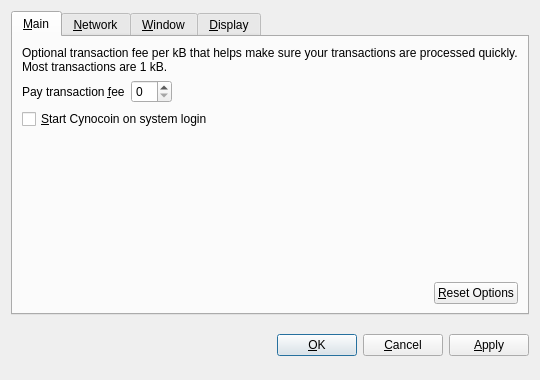
<?xml version="1.0" encoding="UTF-8"?>
<ui version="4.0">
 <class>OptionsDialog</class>
 <widget class="QDialog" name="OptionsDialog">
  <property name="geometry">
   <rect>
    <x>0</x>
    <y>0</y>
    <width>540</width>
    <height>380</height>
   </rect>
  </property>
  <property name="windowTitle">
   <string>Options</string>
  </property>
  <property name="modal">
   <bool>true</bool>
  </property>
  <layout class="QVBoxLayout" name="verticalLayout">
   <item>
    <widget class="QTabWidget" name="tabWidget">
     <property name="tabPosition">
      <enum>QTabWidget::North</enum>
     </property>
     <property name="currentIndex">
      <number>0</number>
     </property>
     <widget class="QWidget" name="tabMain">
      <attribute name="title">
       <string>&amp;Main</string>
      </attribute>
      <layout class="QVBoxLayout" name="verticalLayout_Main">
       <item>
        <widget class="QLabel" name="transactionFeeInfoLabel">
         <property name="text">
          <string>Optional transaction fee per kB that helps make sure your transactions are processed quickly. Most transactions are 1 kB.</string>
         </property>
         <property name="textFormat">
          <enum>Qt::PlainText</enum>
         </property>
         <property name="wordWrap">
          <bool>true</bool>
         </property>
        </widget>
       </item>
       <item>
        <layout class="QHBoxLayout" name="horizontalLayout_1_Main">
         <item>
          <widget class="QLabel" name="transactionFeeLabel">
           <property name="text">
            <string>Pay transaction &amp;fee</string>
           </property>
           <property name="textFormat">
            <enum>Qt::PlainText</enum>
           </property>
           <property name="buddy">
            <cstring>transactionFee</cstring>
           </property>
          </widget>
         </item>
         <item>
          <widget class="BitcoinAmountField" name="transactionFee"/>
         </item>
         <item>
          <spacer name="horizontalSpacer_1_Main">
           <property name="orientation">
            <enum>Qt::Horizontal</enum>
           </property>
           <property name="sizeHint" stdset="0">
            <size>
             <width>40</width>
             <height>20</height>
            </size>
           </property>
          </spacer>
         </item>
        </layout>
       </item>
       <item>
        <widget class="QCheckBox" name="bitcoinAtStartup">
         <property name="toolTip">
          <string>Automatically start Cynocoin after logging in to the system.</string>
         </property>
         <property name="text">
          <string>&amp;Start Cynocoin on system login</string>
         </property>
        </widget>
       </item>
       <item>
        <spacer name="verticalSpacer_Main">
         <property name="orientation">
          <enum>Qt::Vertical</enum>
         </property>
         <property name="sizeHint" stdset="0">
          <size>
           <width>20</width>
           <height>40</height>
          </size>
         </property>
        </spacer>
       </item>
       <item>
        <layout class="QHBoxLayout" name="horizontalLayout_2_Main">
         <item>
          <spacer name="horizontalSpacer_2_Main">
           <property name="orientation">
            <enum>Qt::Horizontal</enum>
           </property>
           <property name="sizeHint" stdset="0">
            <size>
             <width>40</width>
             <height>20</height>
            </size>
           </property>
          </spacer>
         </item>
         <item>
          <widget class="QPushButton" name="resetButton">
           <property name="toolTip">
            <string>Reset all client options to default.</string>
           </property>
           <property name="text">
            <string>&amp;Reset Options</string>
           </property>
           <property name="autoDefault">
            <bool>false</bool>
           </property>
          </widget>
         </item>
        </layout>
       </item>
      </layout>
     </widget>
     <widget class="QWidget" name="tabNetwork">
      <attribute name="title">
       <string>&amp;Network</string>
      </attribute>
      <layout class="QVBoxLayout" name="verticalLayout_Network">
       <item>
        <widget class="QCheckBox" name="mapPortUpnp">
         <property name="toolTip">
          <string>Automatically open the Cynocoin client port on the router. This only works when your router supports UPnP and it is enabled.</string>
         </property>
         <property name="text">
          <string>Map port using &amp;UPnP</string>
         </property>
        </widget>
       </item>
       <item>
        <widget class="QCheckBox" name="connectSocks">
         <property name="toolTip">
          <string>Connect to the Cynocoin network through a SOCKS proxy (e.g. when connecting through Tor).</string>
         </property>
         <property name="text">
          <string>&amp;Connect through SOCKS proxy:</string>
         </property>
        </widget>
       </item>
       <item>
        <layout class="QHBoxLayout" name="horizontalLayout_Network">
         <item>
          <widget class="QLabel" name="proxyIpLabel">
           <property name="text">
            <string>Proxy &amp;IP:</string>
           </property>
           <property name="textFormat">
            <enum>Qt::PlainText</enum>
           </property>
           <property name="buddy">
            <cstring>proxyIp</cstring>
           </property>
          </widget>
         </item>
         <item>
          <widget class="QValidatedLineEdit" name="proxyIp">
           <property name="maximumSize">
            <size>
             <width>140</width>
             <height>16777215</height>
            </size>
           </property>
           <property name="toolTip">
            <string>IP address of the proxy (e.g. 127.0.0.1)</string>
           </property>
          </widget>
         </item>
         <item>
          <widget class="QLabel" name="proxyPortLabel">
           <property name="text">
            <string>&amp;Port:</string>
           </property>
           <property name="textFormat">
            <enum>Qt::PlainText</enum>
           </property>
           <property name="buddy">
            <cstring>proxyPort</cstring>
           </property>
          </widget>
         </item>
         <item>
          <widget class="QLineEdit" name="proxyPort">
           <property name="maximumSize">
            <size>
             <width>55</width>
             <height>16777215</height>
            </size>
           </property>
           <property name="toolTip">
            <string>Port of the proxy (e.g. 9050)</string>
           </property>
          </widget>
         </item>
         <item>
          <widget class="QLabel" name="socksVersionLabel">
           <property name="text">
            <string>SOCKS &amp;Version:</string>
           </property>
           <property name="textFormat">
            <enum>Qt::PlainText</enum>
           </property>
           <property name="buddy">
            <cstring>socksVersion</cstring>
           </property>
          </widget>
         </item>
         <item>
          <widget class="QValueComboBox" name="socksVersion">
           <property name="toolTip">
            <string>SOCKS version of the proxy (e.g. 5)</string>
           </property>
          </widget>
         </item>
         <item>
          <spacer name="horizontalSpacer_Network">
           <property name="orientation">
            <enum>Qt::Horizontal</enum>
           </property>
           <property name="sizeHint" stdset="0">
            <size>
             <width>40</width>
             <height>20</height>
            </size>
           </property>
          </spacer>
         </item>
        </layout>
       </item>
       <item>
        <spacer name="verticalSpacer_Network">
         <property name="orientation">
          <enum>Qt::Vertical</enum>
         </property>
         <property name="sizeHint" stdset="0">
          <size>
           <width>20</width>
           <height>40</height>
          </size>
         </property>
        </spacer>
       </item>
      </layout>
     </widget>
     <widget class="QWidget" name="tabWindow">
      <attribute name="title">
       <string>&amp;Window</string>
      </attribute>
      <layout class="QVBoxLayout" name="verticalLayout_Window">
       <item>
        <widget class="QCheckBox" name="minimizeToTray">
         <property name="toolTip">
          <string>Show only a tray icon after minimizing the window.</string>
         </property>
         <property name="text">
          <string>&amp;Minimize to the tray instead of the taskbar</string>
         </property>
        </widget>
       </item>
       <item>
        <widget class="QCheckBox" name="minimizeOnClose">
         <property name="toolTip">
          <string>Minimize instead of exit the application when the window is closed. When this option is enabled, the application will be closed only after selecting Quit in the menu.</string>
         </property>
         <property name="text">
          <string>M&amp;inimize on close</string>
         </property>
        </widget>
       </item>
       <item>
        <spacer name="verticalSpacer_Window">
         <property name="orientation">
          <enum>Qt::Vertical</enum>
         </property>
         <property name="sizeHint" stdset="0">
          <size>
           <width>20</width>
           <height>40</height>
          </size>
         </property>
        </spacer>
       </item>
      </layout>
     </widget>
     <widget class="QWidget" name="tabDisplay">
      <attribute name="title">
       <string>&amp;Display</string>
      </attribute>
      <layout class="QVBoxLayout" name="verticalLayout_Display">
       <item>
        <layout class="QHBoxLayout" name="horizontalLayout_1_Display">
         <item>
          <widget class="QLabel" name="langLabel">
           <property name="text">
            <string>User Interface &amp;language:</string>
           </property>
           <property name="textFormat">
            <enum>Qt::PlainText</enum>
           </property>
           <property name="buddy">
            <cstring>lang</cstring>
           </property>
          </widget>
         </item>
         <item>
          <widget class="QValueComboBox" name="lang">
           <property name="toolTip">
            <string>The user interface language can be set here. This setting will take effect after restarting Cynocoin.</string>
           </property>
          </widget>
         </item>
        </layout>
       </item>
       <item>
        <layout class="QHBoxLayout" name="horizontalLayout_2_Display">
         <item>
          <widget class="QLabel" name="unitLabel">
           <property name="text">
            <string>&amp;Unit to show amounts in:</string>
           </property>
           <property name="textFormat">
            <enum>Qt::PlainText</enum>
           </property>
           <property name="buddy">
            <cstring>unit</cstring>
           </property>
          </widget>
         </item>
         <item>
          <widget class="QValueComboBox" name="unit">
           <property name="toolTip">
            <string>Choose the default subdivision unit to show in the interface and when sending coins.</string>
           </property>
          </widget>
         </item>
        </layout>
       </item>
       <item>
        <widget class="QCheckBox" name="displayAddresses">
         <property name="toolTip">
          <string>Whether to show Cynocoin addresses in the transaction list or not.</string>
         </property>
         <property name="text">
          <string>&amp;Display addresses in transaction list</string>
         </property>
        </widget>
       </item>
       <item>
        <widget class="QCheckBox" name="coinControlFeatures">
         <property name="toolTip">
          <string>Whether to show coin control features or not.</string>
         </property>
         <property name="text">
          <string>Display coin &amp;control features (experts only!)</string>
         </property>
        </widget>
       </item>
       <item>
        <spacer name="verticalSpacer_Display">
         <property name="orientation">
          <enum>Qt::Vertical</enum>
         </property>
         <property name="sizeHint" stdset="0">
          <size>
           <width>20</width>
           <height>40</height>
          </size>
         </property>
        </spacer>
       </item>
      </layout>
     </widget>
    </widget>
   </item>
   <item>
    <layout class="QHBoxLayout" name="horizontalLayout_Buttons">
     <item>
      <spacer name="horizontalSpacer_1">
       <property name="orientation">
        <enum>Qt::Horizontal</enum>
       </property>
       <property name="sizeHint" stdset="0">
        <size>
         <width>40</width>
         <height>48</height>
        </size>
       </property>
      </spacer>
     </item>
     <item>
      <widget class="QLabel" name="statusLabel">
       <property name="font">
        <font>
         <weight>75</weight>
         <bold>true</bold>
        </font>
       </property>
       <property name="text">
        <string/>
       </property>
       <property name="textFormat">
        <enum>Qt::PlainText</enum>
       </property>
       <property name="wordWrap">
        <bool>true</bool>
       </property>
      </widget>
     </item>
     <item>
      <spacer name="horizontalSpacer_2">
       <property name="orientation">
        <enum>Qt::Horizontal</enum>
       </property>
       <property name="sizeHint" stdset="0">
        <size>
         <width>40</width>
         <height>48</height>
        </size>
       </property>
      </spacer>
     </item>
     <item>
      <widget class="QPushButton" name="okButton">
       <property name="text">
        <string>&amp;OK</string>
       </property>
      </widget>
     </item>
     <item>
      <widget class="QPushButton" name="cancelButton">
       <property name="text">
        <string>&amp;Cancel</string>
       </property>
       <property name="autoDefault">
        <bool>false</bool>
       </property>
      </widget>
     </item>
     <item>
      <widget class="QPushButton" name="applyButton">
       <property name="text">
        <string>&amp;Apply</string>
       </property>
       <property name="autoDefault">
        <bool>false</bool>
       </property>
      </widget>
     </item>
    </layout>
   </item>
  </layout>
 </widget>
 <customwidgets>
  <customwidget>
   <class>BitcoinAmountField</class>
   <extends>QSpinBox</extends>
   <header>bitcoinamountfield.h</header>
  </customwidget>
  <customwidget>
   <class>QValueComboBox</class>
   <extends>QComboBox</extends>
   <header>qvaluecombobox.h</header>
  </customwidget>
  <customwidget>
   <class>QValidatedLineEdit</class>
   <extends>QLineEdit</extends>
   <header>qvalidatedlineedit.h</header>
  </customwidget>
 </customwidgets>
 <resources/>
 <connections/>
</ui>
